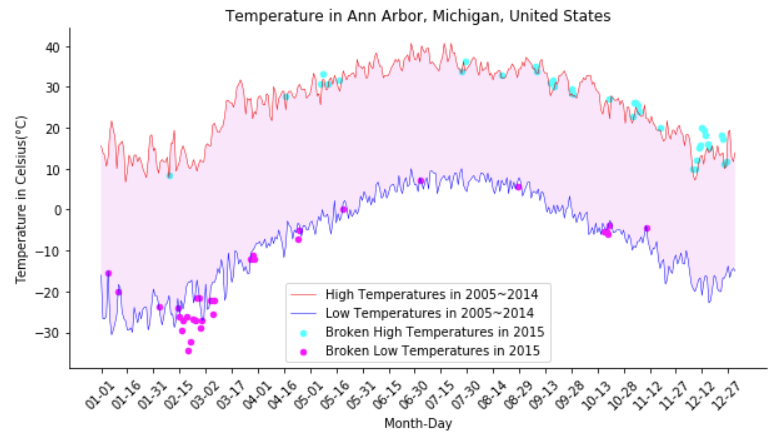

Write Python code to recreate this figure.
"""
Assignment 2
Before working on this assignment please read these instructions fully. In the submission area, you will notice that you can click the link to Preview the Grading for each step of the assignment. This is the criteria that will be used for peer grading. Please familiarize yourself with the criteria before beginning the assignment.

An NOAA dataset has been stored in the file data/C2A2_data/BinnedCsvs_d400/fb441e62df2d58994928907a91895ec62c2c42e6cd075c2700843b89.csv. The data for this assignment comes from a subset of The National Centers for Environmental Information (NCEI) Daily Global Historical Climatology Network (GHCN-Daily). The GHCN-Daily is comprised of daily climate records from thousands of land surface stations across the globe.

Each row in the assignment datafile corresponds to a single observation.

The following variables are provided to you:

id : station identification code
date : date in YYYY-MM-DD format (e.g. 2012-01-24 = January 24, 2012)
element : indicator of element type
TMAX : Maximum temperature (tenths of degrees C)
TMIN : Minimum temperature (tenths of degrees C)
value : data value for element (tenths of degrees C)
For this assignment, you must:

Read the documentation and familiarize yourself with the dataset, then write some python code which returns a line graph of the record high and record low temperatures by day of the year over the period 2005-2014. The area between the record high and record low temperatures for each day should be shaded.
Overlay a scatter of the 2015 data for any points (highs and lows) for which the ten year record (2005-2014) record high or record low was broken in 2015.
Watch out for leap days (i.e. February 29th), it is reasonable to remove these points from the dataset for the purpose of this visualization.
Make the visual nice! Leverage principles from the first module in this course when developing your solution. Consider issues such as legends, labels, and chart junk.

The data you have been given is near Ann Arbor, Michigan, United States, and the stations the data comes from are shown on the map below.
"""

# pip3 install mplleaflet
# data/C2A2_data/BinnedCsvs_d400/fb441e62df2d58994928907a91895ec62c2c42e6cd075c2700843b89.csv 에 파일이 저장되어 있어 로컬에서 에러 발생한다.
# jupyter notebook 에서 실행해야 한다.
import pandas as pd
import mplleaflet
from matplotlib.artist import Artist
from matplotlib.figure import Figure
from matplotlib.backends.backend_agg import FigureCanvasAgg
import matplotlib.pyplot as plt
import matplotlib as mpl
import numpy as np


# def leaflet_plot_stations(binsize, hashid):
#     df = pd.read_csv('data/C2A2_data/BinSize_d{}.csv'.format(binsize))
#     station_locations_by_hash = df[df['hash'] == hashid]
#     lons = station_locations_by_hash['LONGITUDE'].tolist()
#     lats = station_locations_by_hash['LATITUDE'].tolist()
#     plt.figure(figsize=(8, 8))
#     plt.scatter(lons, lats, c='r', alpha=0.7, s=200)
#     return mplleaflet.display()


# leaflet_plot_stations(
#     400, 'fb441e62df2d58994928907a91895ec62c2c42e6cd075c2700843b89')


binsize = 400
hashid = "fb441e62df2d58994928907a91895ec62c2c42e6cd075c2700843b89"

# 2005~2015 기후 데이터 dataframe 으로 읽어 오기
df = pd.read_csv("data/C2A2_data/BinnedCsvs_d{}/{}.csv".format(binsize, hashid))
df = df.sort_values(by=["ID", "Date"])
# (년, 월-일) 튜플로 구성
tempDate = df["Date"].apply(lambda string: (string[:4], string[5:]))
# (년), (월-일) 튜플로 분리해서 ,df 에 컬럼으로 추가
df["year"], df["monthday"] = zip(*tempDate)

# 2월 29 데이터는 제외
df = df[df["monthday"] != "02-29"]
df["Data_Value"] *= 1 / 10
# ID, Date 제거
df.drop(["ID", "Date"], axis=1, inplace=True)

# 2015년 데이터
df_2015 = df[df["year"] == "2015"]
# 2005~2014년 데이터
df_2005to2014 = df[df["year"] != "2015"]

# 2015년 최고 기온(TMAX) 일별(monthday) 최고 기온값 집계
df_max_2015 = (
    df_2015[df_2015["Element"] == "TMAX"]
    .groupby("monthday")
    .agg({"Data_Value": np.max})
)
# 2015년 최저 기온(TMIN) 일별(monthday) 최저 기온값 집계
df_min_2015 = (
    df_2015[df_2015["Element"] == "TMIN"]
    .groupby("monthday")
    .agg({"Data_Value": np.min})
)
# 2005~2014년 최고 기온(TMAX) 일별(monthday) 최고 기온값 집계
df_max_2005to2014 = (
    df_2005to2014[df_2005to2014["Element"] == "TMAX"]
    .groupby("monthday")
    .agg({"Data_Value": np.max})
)
# 2005~2014년 최저 기온(TMIN) 일별(monthday) 최저 기온값 집계
df_min_2005to2014 = (
    df_2005to2014[df_2005to2014["Element"] == "TMIN"]
    .groupby("monthday")
    .agg({"Data_Value": np.min})
)
# print(df_max_2005to2014)
# 2015 기온이 2005~2014(평년) 에 비해 낮은 날, 높은 날 인덱스 파악
maxs = np.where(df_max_2015 > df_max_2005to2014)[0]
mins = np.where(df_min_2015 < df_min_2005to2014)[0]
# print(maxs)
# print(mins)


# 그래프 그리기
# figure 크기 참고 https://matplotlib.org/api/_as_gen/matplotlib.pyplot.figure.html#matplotlib.pyplot.figure
# plt.figure()
# x축 레이블이 눈금이 많아 더 width 를 더 크게 한다.
# figsize=[width, height]
plt.figure(figsize=[10, 5])
# 컬러값 참고
# https://matplotlib.org/examples/color/named_colors.html
# 평년의 높은기온(red), 낮은 기온(blue) 선그래프로 그리기, 선두께(50%)
plt.plot(
    df_max_2005to2014.values, c="red", lw=0.5, label="High Temperatures in 2005~2014"
)
plt.plot(
    df_min_2005to2014.values, c="blue", lw=0.5, label="Low Temperatures in 2005~2014"
)

# 2015년 평긴 기온보다 높은날 낮은날을 df_min(max)_2015 에서 찾아
# 산포 그래프로 그리기, circle(maker=0) 로 마크, 마커 크기는 20
plt.scatter(
    maxs,
    df_max_2015.iloc[maxs],
    marker="o",
    s=20,
    c="cyan",
    label="Broken High Temperatures in 2015",
)
plt.scatter(
    mins,
    df_min_2015.iloc[mins],
    marker="o",
    s=20,
    c="magenta",
    label="Broken Low Temperatures in 2015",
)

# 평년 max,min 선 그래프 사이를 채운다.
plt.fill_between(
    range(len(df_min_2005to2014)),
    df_min_2005to2014["Data_Value"],
    df_max_2005to2014["Data_Value"],
    facecolor="violet",
    alpha=0.2,
)

# x,y 레이블, 타이틀 설정, x축 간격이 작아 레이블을 45도 기울인다.
plt.xlabel("Month-Day")
# print(len(df_min_2005to2014))
# x 축 간격 15일 마다 눈금
# xticks(데이터인덱스리스트, 데이터값리스트, 옵션들...)
plt.xticks(
    range(0, len(df_min_2005to2014), 15),
    df_min_2005to2014.index[range(0, len(df_min_2005to2014), 15)],
    rotation="45",
)
plt.ylabel("Temperature in Celsius(°C)")
plt.title("Temperature in Ann Arbor, Michigan, United States")
# 범례 표시
# 범례 위치 참고 https://matplotlib.org/3.1.1/api/_as_gen/matplotlib.pyplot.legend.html
plt.legend(loc="best")
# plt.legend(loc='lower right')

ax = plt.gca()
# ink junk(데이터 필요에 불편한 잉크들) 제거하기 위해서 위쪽, 오른쪽 테두리를 제거
ax.spines["top"].set_visible(False)
ax.spines["right"].set_visible(False)

plt.show()
# plt.savefig("assignment2.png")
